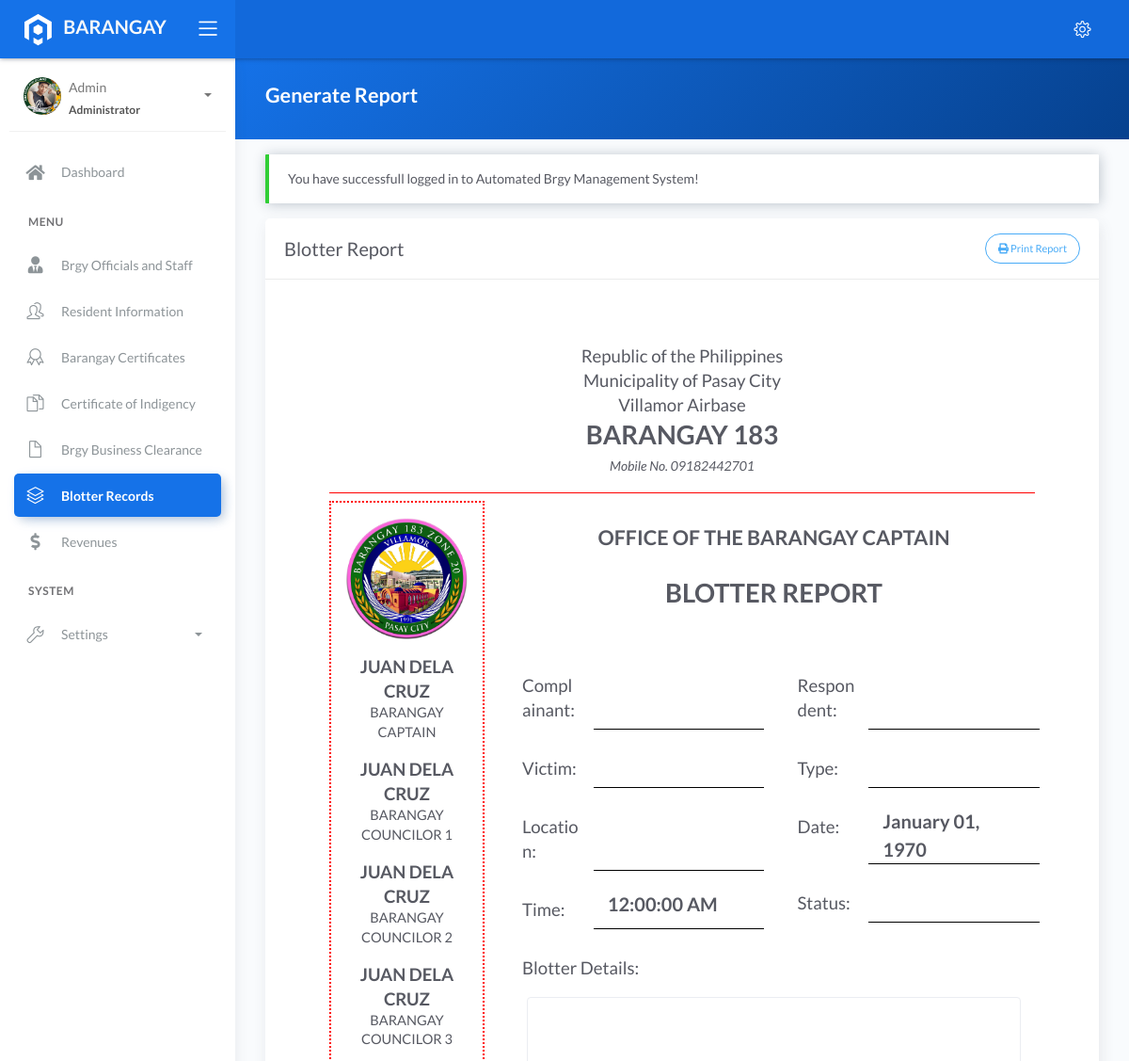
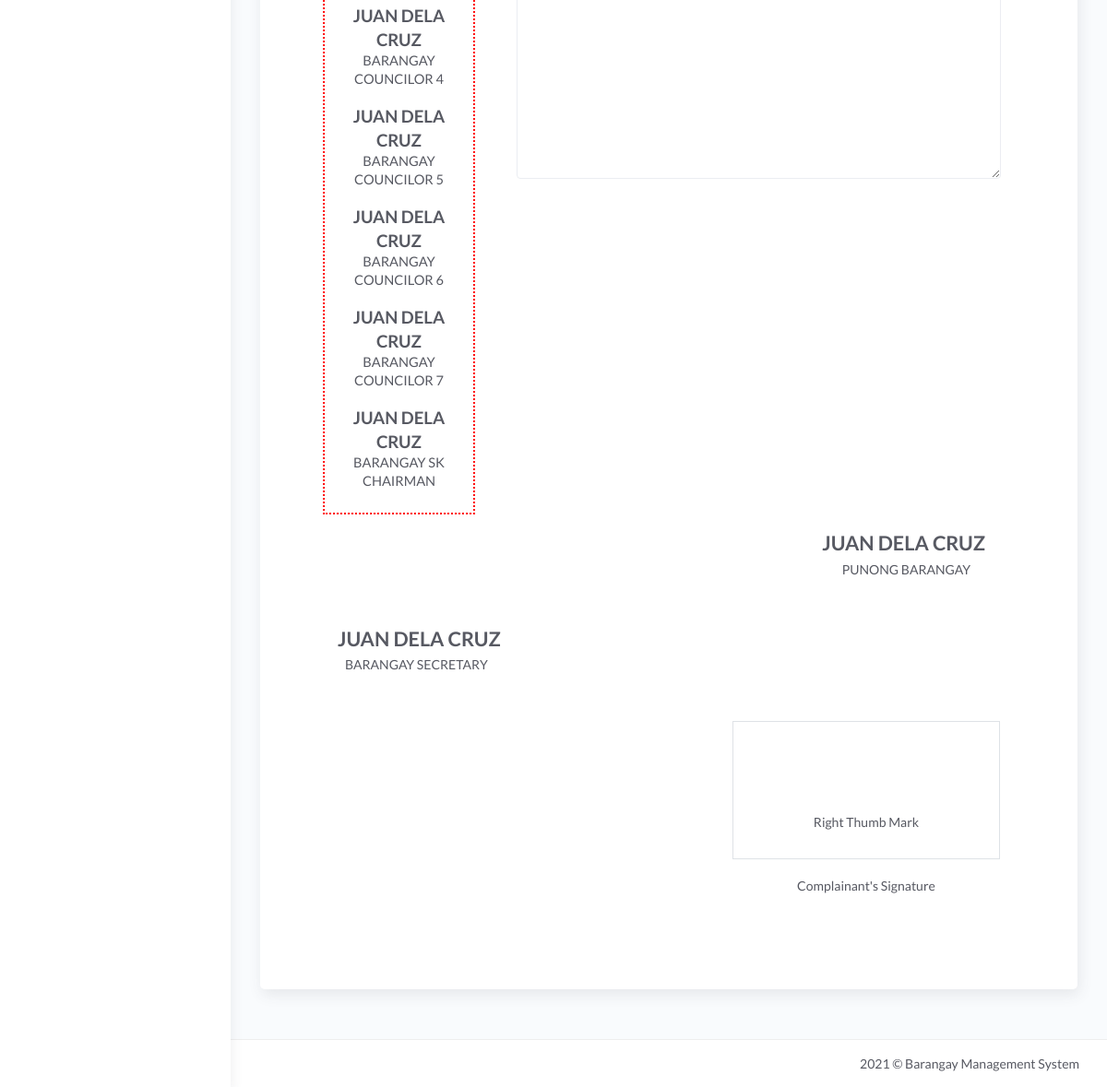
/generate_blotter_report.php (signed in), run on the app's committed database (2 pictures, top to bottom).
### tables this page shows
CREATE TABLE `tblbrgy_info` (
  `id` int(11) NOT NULL AUTO_INCREMENT,
  `province` varchar(100) DEFAULT NULL,
  `town` varchar(100) DEFAULT NULL,
  `brgy_name` varchar(50) DEFAULT NULL,
  `number` varchar(50) DEFAULT NULL,
  `text` text DEFAULT NULL,
  `image` varchar(200) DEFAULT NULL,
  `city_logo` varchar(100) DEFAULT NULL,
  `brgy_logo` varchar(100) DEFAULT NULL,
  PRIMARY KEY (`id`)
);

CREATE TABLE `tblofficials` (
  `id` int(11) NOT NULL AUTO_INCREMENT,
  `name` varchar(50) DEFAULT NULL,
  `chairmanship` varchar(50) DEFAULT NULL,
  `position` varchar(50) DEFAULT NULL,
  `termstart` date DEFAULT NULL,
  `termend` date DEFAULT NULL,
  `status` varchar(20) DEFAULT NULL,
  PRIMARY KEY (`id`)
);

CREATE TABLE `tblposition` (
  `id` int(11) NOT NULL AUTO_INCREMENT,
  `position` varchar(50) DEFAULT NULL,
  `order` int(11) DEFAULT NULL,
  PRIMARY KEY (`id`)
);

### model/fetch_brgy_info.php (called while the page is built, shortened)
<?php
    $query = "SELECT * FROM tblbrgy_info";
    $result = $conn->query($query);
	$row = $result->fetch_assoc();
	if($row){
		$town	= $row['town'];
		$brgy 		= $row['brgy_name'];
		$number =  $row['number'];
		$brgy_logo		= $row['brgy_logo'];
	}
?>

### generate_blotter_report.php (the view, shortened to what this page needs)
<?php include 'server/server.php' ?>
<?php
    $id = $_GET['id'];
	$query = "SELECT * FROM tblblotter WHERE id='$id'";
    $result = $conn->query($query);
    $resident = $result->fetch_assoc();
    $query1 = "SELECT * FROM tblofficials JOIN tblposition ON tblofficials.position=tblposition.id WHERE tblposition.position NOT IN ('SK Chairrman','Secretary','Treasurer')
                AND `status`='Active' ORDER BY `order` ASC";
    $result1 = $conn->query($query1);
    $officials = array();
	while($row = $result1->fetch_assoc()){
		$officials[] = $row;
	}
    $c = "SELECT * FROM tblofficials JOIN tblposition ON tblofficials.position=tblposition.id WHERE tblposition.position='Captain'";
    $captain = $conn->query($c)->fetch_assoc();
    $s = "SELECT * FROM tblofficials JOIN tblposition ON tblofficials.position=tblposition.id WHERE tblposition.position='Secretary'";
    $sec = $conn->query($s)->fetch_assoc();
?>
<!DOCTYPE html>
<html lang="en">
<head>
	<?php include 'templates/header.php' ?>
</head>
<body>
	<div class="wrapper">
		<?php include 'templates/main-header.php' ?>
		<?php include 'templates/sidebar.php' ?>
		<div class="main-panel">
			<div class="content">
				<div class="panel-header bg-primary-gradient">
					<div class="page-inner">
						<div class="d-flex align-items-left align-items-md-center flex-column flex-md-row">
							<div>
								<h2 class="text-white fw-bold">Generate Report</h2>
							</div>
						</div>
					</div>
				</div>
				<div class="page-inner">
					<div class="row mt--2">
						<div class="col-md-12">
                            <?php if(isset($_SESSION['message'])): ?>
                                <div class="alert alert-<?php echo $_SESSION['success']; ?> <?= $_SESSION['success']=='danger' ? 'bg-danger text-light' : null ?>" role="alert">
                                    <?php echo $_SESSION['message']; ?>
                                </div>
                            <?php endif ?>
                            <div class="card">
								<div class="card-header">
									<div class="card-head-row">
										<div class="card-title">Blotter Report</div>
										<div class="card-tools">
											<button class="btn btn-info btn-border btn-round btn-sm" onclick="printDiv('printThis')">
												<i class="fa fa-print"></i>
												Print Report
											</button>
										</div>
									</div>
								</div>
								<div class="card-body m-5" id="printThis">
                                    <div class="d-flex flex-wrap justify-content-center" style="border-bottom:1px solid red">
										<div class="text-center">
                                            <h3 class="mb-0">Republic of the Philippines</h3>
                                            <h3 class="mb-0">Municipality of Pasay City <?= ucwords($province) ?></h3>
											<h3 class="mb-0"><?= ucwords($town) ?></h3>
											<h1 class="fw-bold mb-0"><?= ucwords($brgy) ?></i></h2>
                                            <p><i>Mobile No. <?= $number ?></i></p>
										</div>
									</div>
                                    <div class="row mt-2">
                                        <div class="col-md-3">
                                            <div class="text-center p-3" style="border:2px dotted red">
                                                <img src="assets/uploads/<?= $brgy_logo ?>" class="img-fluid" width="200" />
                                                <?php if(!empty($officials)):?>
                                                    <?php foreach($officials as $row): ?>
                                                        <h3 class="mt-3 fw-bold mb-0 text-uppercase"><?= ucwords($row['name']) ?></h3>
                                                        <h5 class="mb-2 text-uppercase">BARANGAY  <?= ucwords($row['position']) ?></h5>
                                                    <?php endforeach ?>
                                                <?php endif ?>
                                            </div>
                                        </div>
                                        <div class="col-md-9">
                                            <div class="text-center">
                                                <h2 class="mt-4 fw-bold">OFFICE OF THE BARANGAY CAPTAIN</h2>
                                            </div>
                                            <div class="text-center">
                                                <h1 class="mt-4 fw-bold mb-5">BLOTTER REPORT</h1>
                                            </div>
                                            <div class="row">
                                                <div class="col">
                                                    <div class="form-group row">
                                                        <h3 class="mt-5 col-lg-4 col-md-4 col-sm-4 mt-sm-2 text-left">Complainant:</h3>
                                                        <div class="col-lg-8 col-md-8 col-sm-8" style="border-bottom:1px solid black; margin:0 !important">
                                                        </div>
                                                    </div>
                                                    <div class="form-group row">
                                                        <h3 class="mt-5 col-lg-4 col-md-4 col-sm-4 mt-sm-2 text-left">Victim:</h3>
                                                        <div class="col-lg-8 col-md-8 col-sm-8" style="border-bottom:1px solid black">
                                                        </div>
                                                    </div>
                                                    <div class="form-group row">
                                                        <h3 class="mt-5 col-lg-4 col-md-4 col-sm-4 mt-sm-2 text-left">Location:</h3>
                                                        <div class="col-lg-8 col-md-8 col-sm-8" style="border-bottom:1px solid black">
                                                        </div>
                                                    </div>
                                                    <div class="form-group row">
                                                        <h3 class="mt-5 col-lg-4 col-md-4 col-sm-4 mt-sm-2 text-left">Time:</h3>
                                                        <div class="col-lg-8 col-md-8 col-sm-8" style="border-bottom:1px solid black">
                                                            <span class="fw-bold" style="font-size:20px"><?= date('h:i:s A', strtotime($resident['time'])) ?></span>
                                                        </div>
                                                    </div>
                                                </div>
                                                <div class="col">
                                                    <div class="form-group row">
                                                        <h3 class="mt-5 col-lg-4 col-md-4 col-sm-4 mt-sm-2 text-left">Respondent:</h3>
                                                        <div class="col-lg-8 col-md-8 col-sm-8" style="border-bottom:1px solid black">
                                                        </div>
                                                    </div>
                                                    <div class="form-group row">
                                                        <h3 class="mt-5 col-lg-4 col-md-4 col-sm-4 mt-sm-2 text-left">Type:</h3>
                                                        <div class="col-lg-8 col-md-8 col-sm-8" style="border-bottom:1px solid black">
                                                        </div>
                                                    </div>
                                                    <div class="form-group row">
                                                        <h3 class="mt-5 col-lg-4 col-md-4 col-sm-4 mt-sm-2 text-left">Date:</h3>
                                                        <div class="col-lg-8 col-md-8 col-sm-8" style="border-bottom:1px solid black">
                                                            <span class="fw-bold" style="font-size:20px"><?= date('F d, Y', strtotime($resident['date'])) ?></span>
                                                        </div>
                                                    </div>
                                                    <div class="form-group row">
                                                        <h3 class="mt-5 col-lg-4 col-md-4 col-sm-4 mt-sm-2 text-left">Status:</h3>
                                                        <div class="col-lg-8 col-md-8 col-sm-8" style="border-bottom:1px solid black">
                                                        </div>
                                                    </div>
                                                </div>
                                            </div>
                                            <div class="row">
                                                <div class="col">
                                                    <div class="form-group row">
                                                        <h3 class="mt-5 col-lg-4 col-md-4 col-sm-4 mt-sm-2 text-left">Blotter Details:</h3>
                                                    </div>
                                                    <div class="col-lg-12 col-md-12 col-sm-12 text-left">
                                                        <textarea class="form-control fw-bold" style="font-size:20px" rows="8"><?= ucwords(trim($resident['details'])) ?></textarea>
                                                    </div>
                                                </div>
                                            </div>
                                        </div>
                                        <div class="col-md-12">
                                            <div class="p-3 text-right mr-3">
                                                <h2 class="fw-bold mb-0 text-uppercase"><?= ucwords($captain['name']) ?></h2>
                                                <p class="mr-3">PUNONG BARANGAY</p>
                                            </div>
                                            <div class="p-3 text-left">
                                                <h2 class="fw-bold mb-0 text-uppercase"><?= empty($sec['name']) ? 'Please Create Official with Secretary Position' : ucwords($sec['name']) ?></h2>
                                                <p class="ml-2">BARANGAY SECRETARY</p>
                                            </div>
                                        </div>
                                        <div class="col-md-12 d-flex flex-wrap justify-content-end">
                                            <div class="p-3 text-center">
                                                <div class="border mb-3" style="height:150px;width:290px">
                                                    <p class="mt-5 mb-0 pt-5">Right Thumb Mark</p>
                                                </div>
                                                <p>Complainant's Signature</p>
                                            </div>
                                        </div>
                                    </div>
								</div>
							</div>
						</div>
					</div>
				</div>
			</div>
			<?php include 'templates/main-footer.php' ?>
		</div>
	</div>
</body>
</html>

### data on the page
tblbrgy_info: town "Villamor Airbase", brgy_name "BARANGAY 183", number "09182442701", brgy_logo (picture)
tblofficials: name "JUAN DELA CRUZ", tblposition.position "CAPTAIN"
tblofficials: name "JUAN DELA CRUZ", tblposition.position "COUNCILOR 1"
tblofficials: name "JUAN DELA CRUZ", tblposition.position "COUNCILOR 2"
tblofficials: name "JUAN DELA CRUZ", tblposition.position "COUNCILOR 3"
tblofficials: name "JUAN DELA CRUZ", tblposition.position "COUNCILOR 4"
tblofficials: name "JUAN DELA CRUZ", tblposition.position "COUNCILOR 5"
tblofficials: name "JUAN DELA CRUZ", tblposition.position "COUNCILOR 6"
tblofficials: name "JUAN DELA CRUZ", tblposition.position "COUNCILOR 7"
tblofficials: name "JUAN DELA CRUZ", tblposition.position "SK CHAIRMAN"
tblofficials: name "JUAN DELA CRUZ"

### other printed values
$_SESSION['username'] "Admin"
$_SESSION['role'] "Administrator"
$_SESSION['message'] "You have successfull logged in to Automated Brgy Management System!"
date('h:i:s A', strtotime($resident['time'])) "12:00:00 AM"
date('F d, Y', strtotime($resident['date'])) "January 01, 1970"
